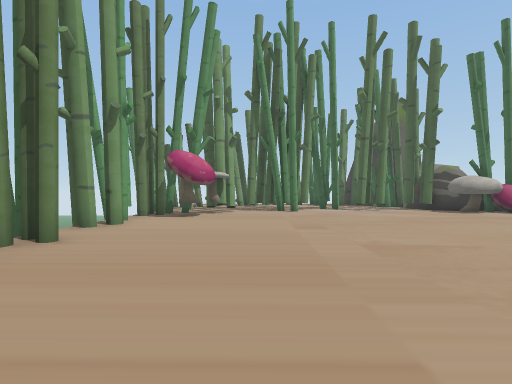
[1] (above)

24 first-person views from a walk through a 3-D level made in the Unity game engine. The camera is 1.5 m above the floor, looks level and sees 80° across. The floor is counted in squares, 2 m on a side. Each view is taken from the middle of a square. On the plan, view 1 faces up. The plan holds only what a view shows up to about 10 squares ahead; the rest is blank. The place goes on beyond the plan. The player is left out. Some surface patterns are stand-ins.

[2]
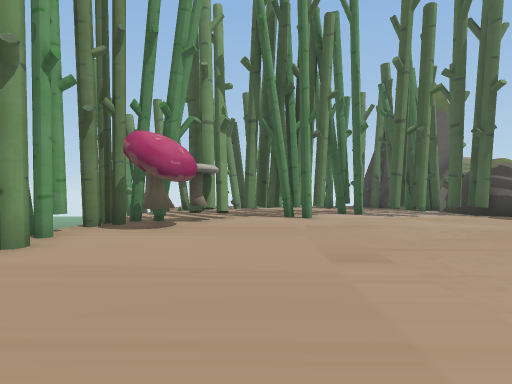

[3]
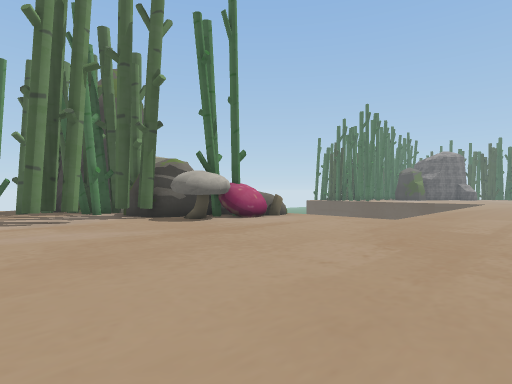

[4]
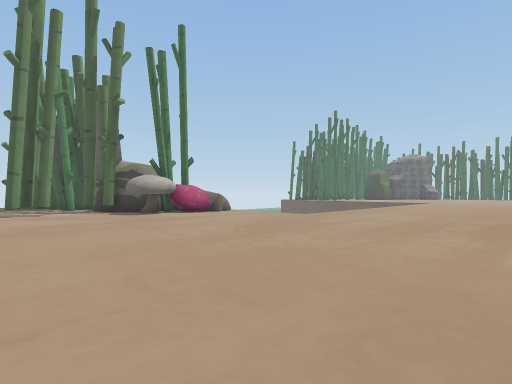

[5]
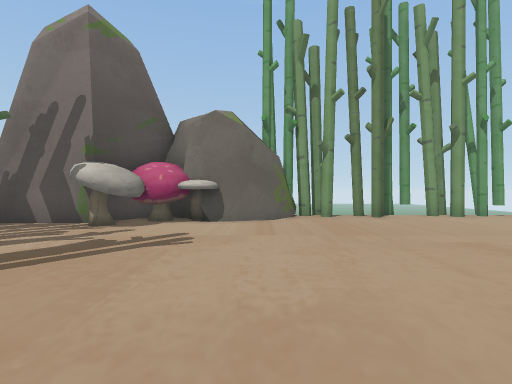

[6]
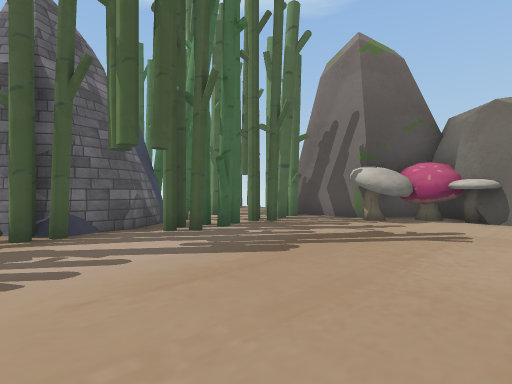

[7]
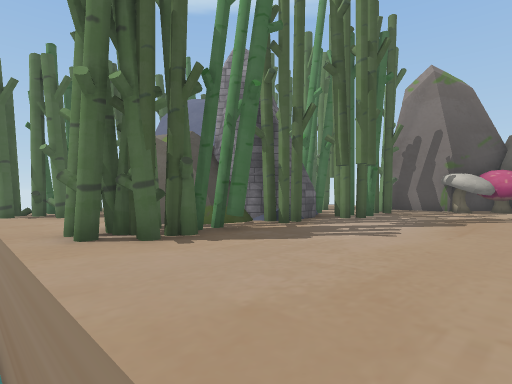

[8]
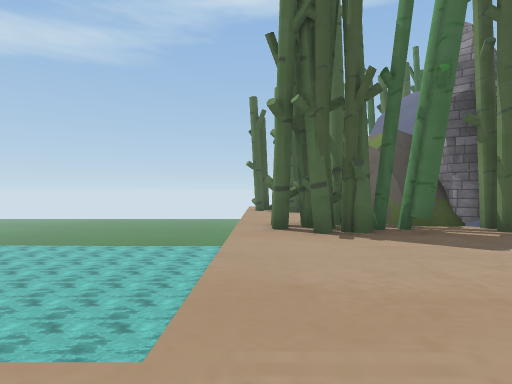

[9]
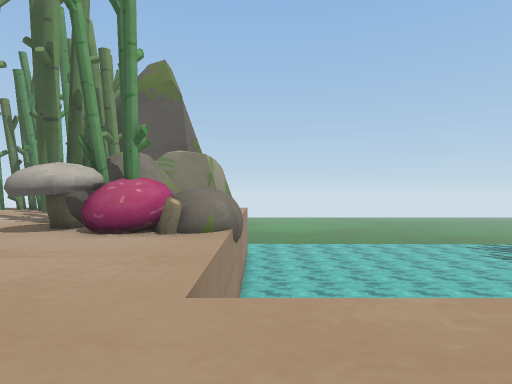

[10]
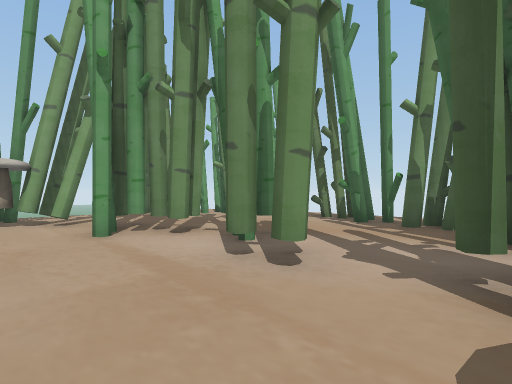

[11]
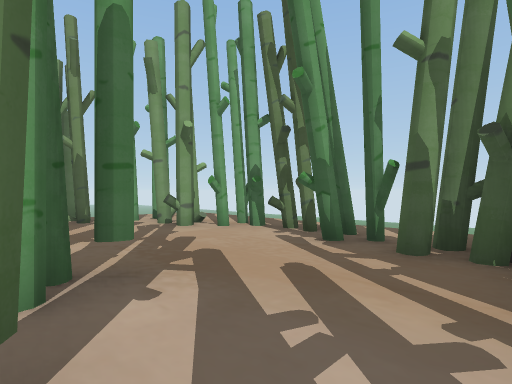

[12]
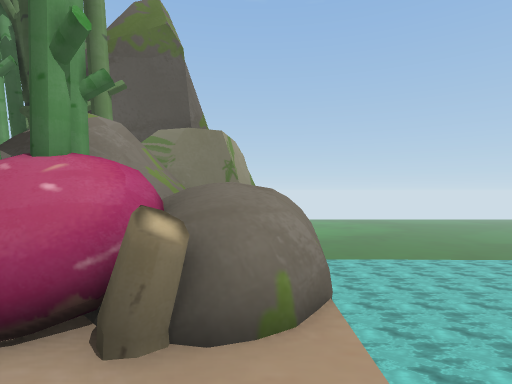

[13]
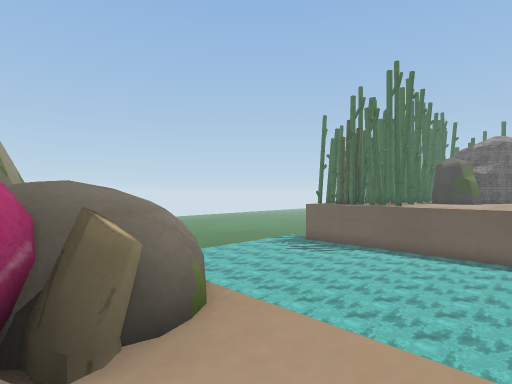

[14]
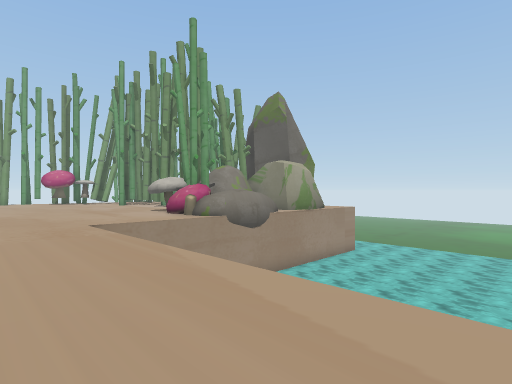

[15]
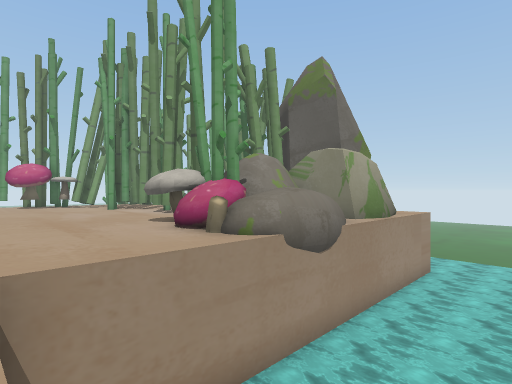

[16]
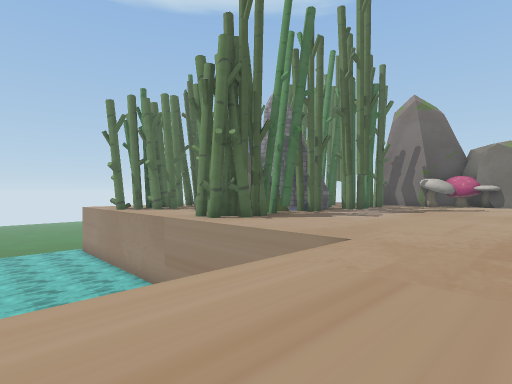

[17]
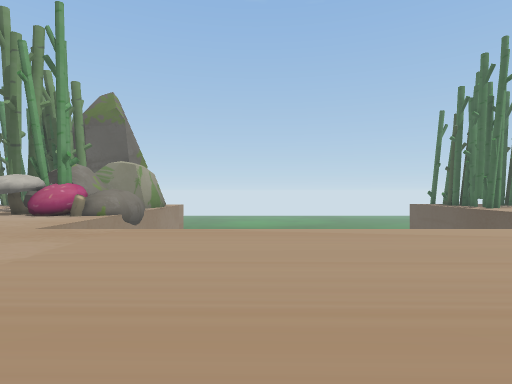

[18]
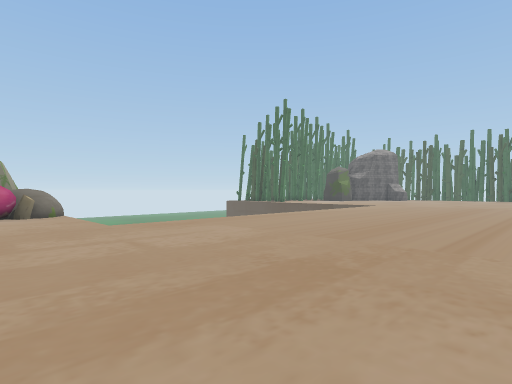

[19]
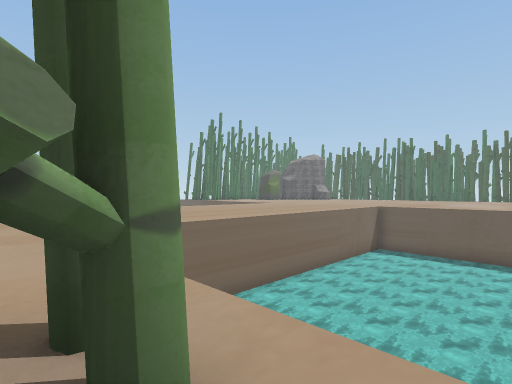

[20]
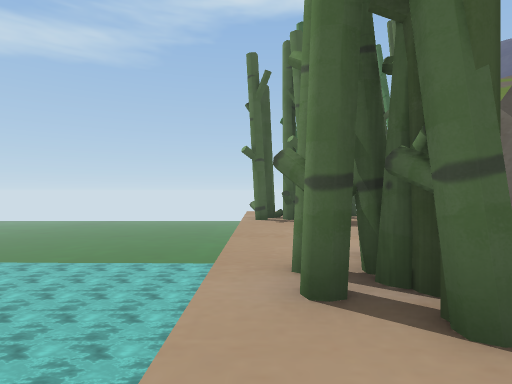

[21]
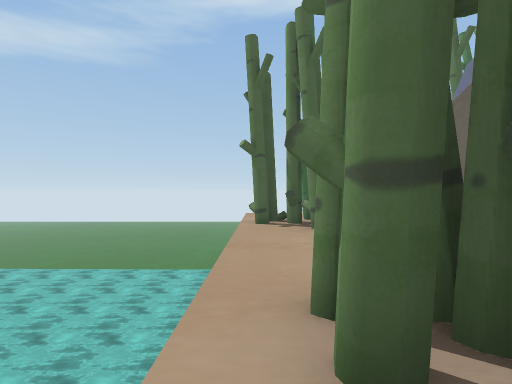

[22]
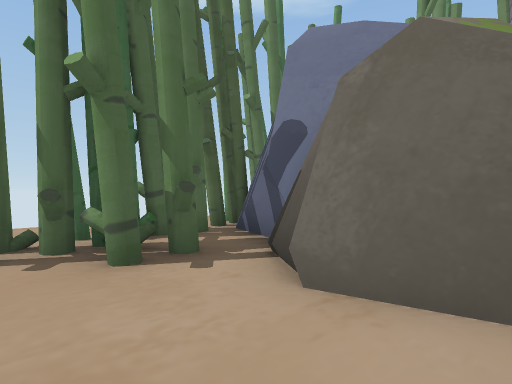

[23]
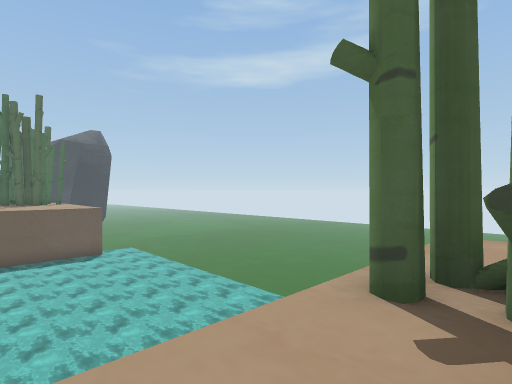

[24]
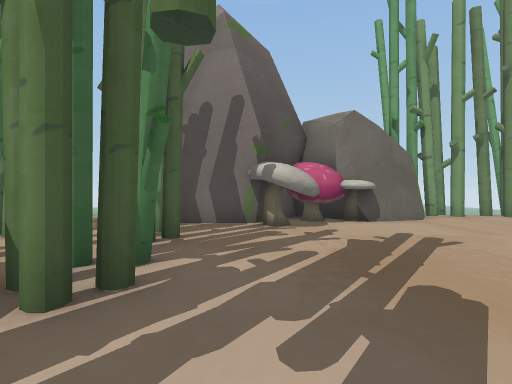

### Floor plan
Key: @ floor where view 1 was taken; # wall or solid block; . floor; ^ raised ledge; v drop or lower ground; M mushroom; T thing the floor can be seen under or through; O other object.
Columns run from 4 left of view 1 to 21 right of it. Each row starts with its distance up from view 1.
 20                   v
 19                  vvvvvvv
 18     #####       vvvvvvvv
 17   ###..####    #vvvvvvv
 16  ##.......#    #vvvvvvv
 15 ###.......#   ##vvvvvvvvv
 14  ......T...O O#^vvvvvvvvv
 13 v...TTTTTT.#OO#^vvv vvvvv
 12 v.#TTT......M###vvv vvvvvv
 11  ###.........##^vv  vvvvvv
 10 ##M.............v   vvvvvv
  9 #...............
  8 #...............
  7 #........................
  6 #........................
  5 #........................
  4 v.......................
  3 ##.......................
  2 ##........................
  1  ##.......................
  0  ##.@.................
 -1  ##.............    vvv
 -2  #MM............    vvvv
 -3  ##.............    vvvvv
 -4   #....#........ vvvvvvvvv
 -5   #########.###. vvvvvvvvv
 -6           #####. vvvvvvvvv
 -7             ##..vvvvvvv
 -8             ##..vvvvvvvv
 -9             #... vvvvvvv
-10            ###.. vvvvvvvvv
-11              ### vvvvvvvvv
-12               ## vvvvvvvvv
-13                  vvvvvvvv

Positions as (right, up) in squares from view 1, and headings:
1: (0, 0), facing up
2: (0, 3), facing up
3: (3, 4), facing up-right
4: (3, 1), facing up-right
5: (6, 1), facing left
6: (7, 1), facing down-left
7: (12, 0), facing down-left
8: (11, 1), facing down
9: (12, 5), facing up
10: (7, 10), facing up-left
11: (6, 13), facing up-left
12: (11, 9), facing up
13: (10, 9), facing up-right
14: (19, 5), facing up-left
15: (15, 7), facing up-left
16: (16, 2), facing down-left
17: (16, 1), facing up
18: (9, 0), facing up-right
19: (10, -7), facing up-right
20: (11, -3), facing down
21: (11, -4), facing down
22: (11, -7), facing down-left
23: (10, -9), facing down-right
24: (6, -3), facing left
